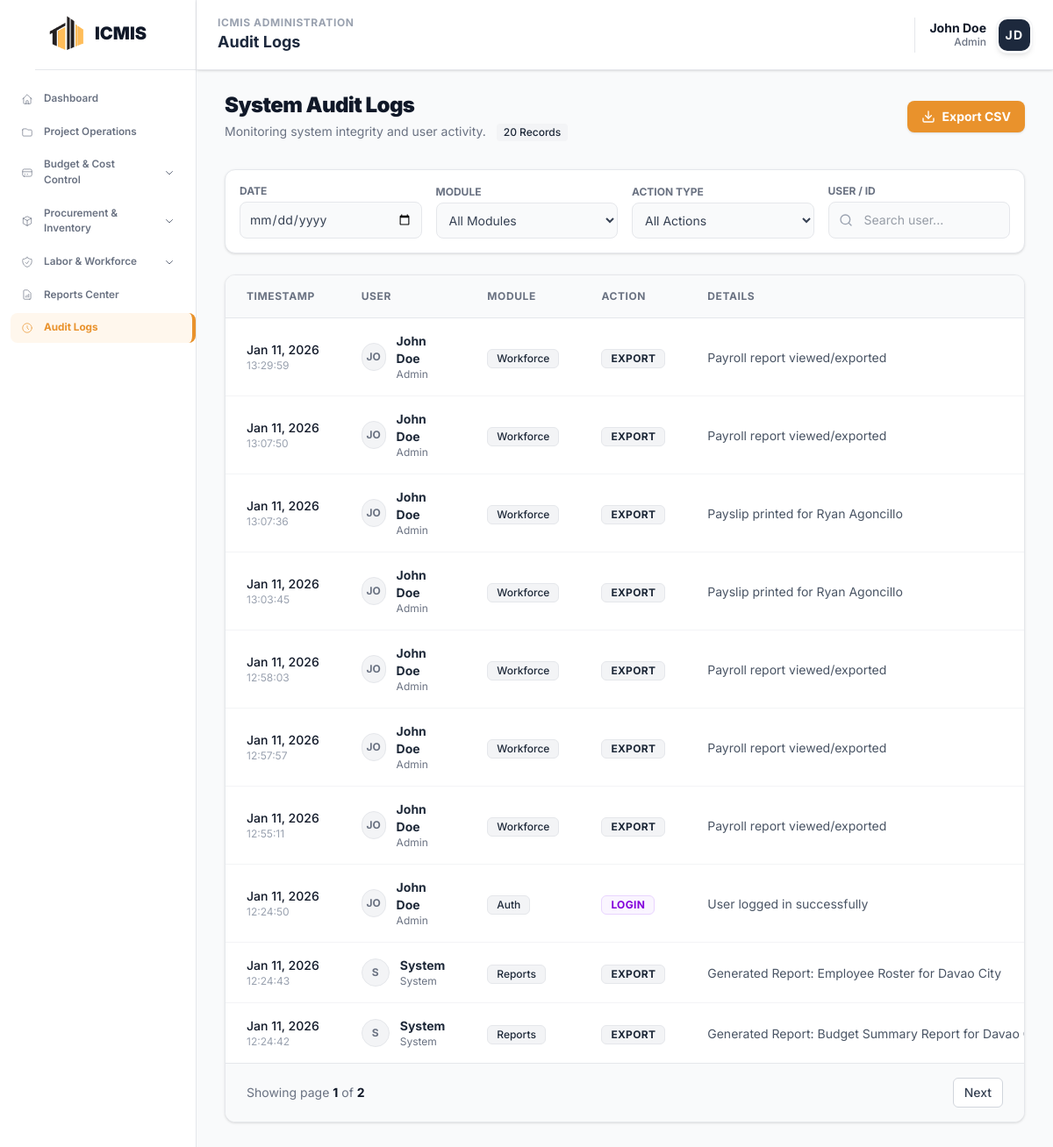
The app's page /modules/admin/audit_logs.php (signed in), older data.
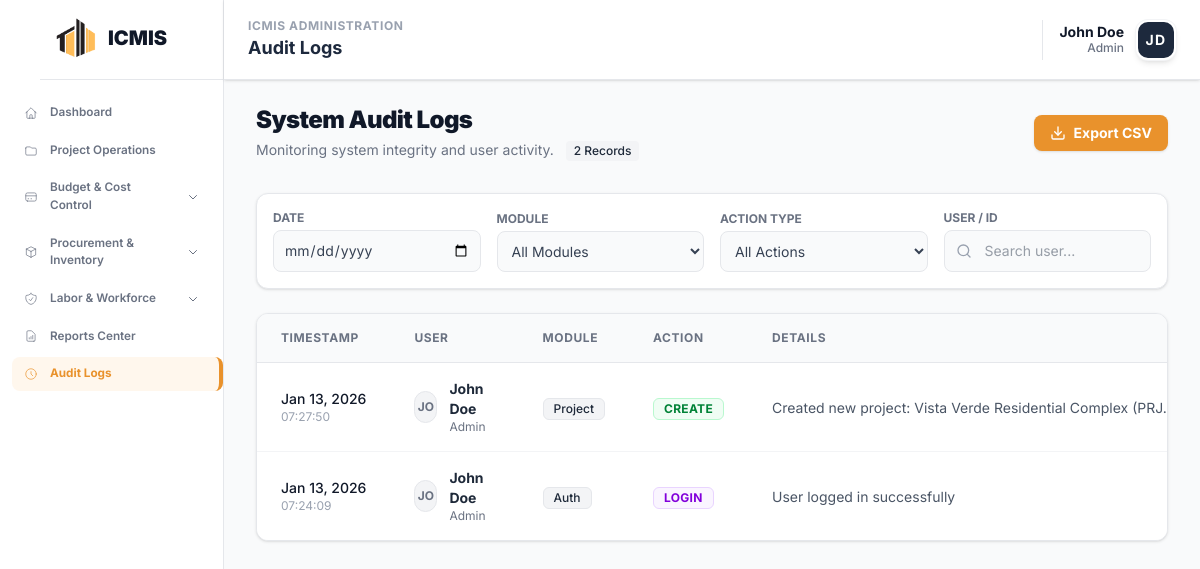
The same page, newer data.
### tables this page shows
CREATE TABLE `icmis_audit_logs` (
  `log_id` int UNSIGNED NOT NULL,
  `user_id` int DEFAULT NULL COMMENT 'Reference to icmis_users table',
  `user_name` varchar(100) DEFAULT 'System' COMMENT 'Cached username for faster display',
  `action` varchar(50) NOT NULL COMMENT 'Action type: CREATE, UPDATE, DELETE, LOGIN, LOGOUT, VIEW, EXPORT, APPROVE, REJECT',
  `module` varchar(50) NOT NULL COMMENT 'Module name: Project, Budget, Procurement, Workforce, Auth, Reports',
  `details` text COMMENT 'Human-readable description of the action',
  `record_id` int DEFAULT NULL COMMENT 'ID of the affected record (project_id, po_id, employee_id, etc.)',
  `ip_address` varchar(45) DEFAULT NULL COMMENT 'Client IP address (supports IPv6)',
  `user_agent` varchar(255) DEFAULT NULL COMMENT 'Browser/client user agent string',
  `created_at` timestamp NULL DEFAULT CURRENT_TIMESTAMP COMMENT 'Timestamp when the action occurred'
);

CREATE TABLE `icmis_users` (
  `user_id` int NOT NULL,
  `full_name` varchar(100) NOT NULL,
  `email` varchar(100) NOT NULL,
  `password` varchar(255) NOT NULL,
  `role` enum('Admin','Manager','Staff','Budget_Officer','Procurement_Officer') DEFAULT 'Staff',
  `avatar` varchar(255) DEFAULT NULL,
  `created_at` timestamp NULL DEFAULT CURRENT_TIMESTAMP
);

### modules/admin/audit_logs.php (the view, shortened to what the changed rows need)
<?php
$conn = new mysqli(DB_HOST, DB_USER, DB_PASS, DB_NAME);
$conn->set_charset("utf8mb4");
$per_page = 10;
$page = max(1, intval($_GET['page'] ?? 1));
$offset = ($page - 1) * $per_page;
$where_clauses = ["1=1"];
$params = [];
$types = "";
$where_sql = implode(" AND ", $where_clauses);
$count_sql = "SELECT COUNT(*) as total FROM icmis_audit_logs al LEFT JOIN icmis_users u ON al.user_id = u.user_id WHERE $where_sql";
$stmt = $conn->prepare($count_sql);
$stmt->execute();
$total_rows = $stmt->get_result()->fetch_assoc()['total'];
$total_pages = ceil($total_rows / $per_page);
$sql = "SELECT al.*, u.full_name as username, u.role
    FROM icmis_audit_logs al
        LEFT JOIN icmis_users u ON al.user_id = u.user_id
        WHERE $where_sql
        ORDER BY al.created_at DESC
        LIMIT ? OFFSET ?";
$params[] = $per_page;
$params[] = $offset;
$types .= "ii";
$stmt = $conn->prepare($sql);
$stmt->bind_param($types, ...$params);
$stmt->execute();
$result = $stmt->get_result();
?>
<!DOCTYPE html>
<html lang="en">
<head>
    <?php include __DIR__ . '/../../includes/head_assetsv2.php'; ?>
</head>
<body class="bg-gray-50 text-slate-800">
    <?php include __DIR__ . '/../../includes/sidebar.php'; ?>
    <main class="ml-56 mt-18 p-8 transition-all duration-300 animate-fade-in">
        <div class="max-w-[90rem] mx-auto">
            <div class="flex flex-col md:flex-row justify-between items-start md:items-center gap-4 mb-8">
                <div>
                    <h1 class="text-2xl font-black text-gray-900 tracking-tight">System Audit Logs</h1>
                    <p class="text-sm text-gray-500 mt-1">
                        Monitoring system integrity and user activity.
                        <span id="auditTotalRecords" class="ml-2 inline-flex items-center px-2 py-0.5 rounded text-xs font-medium bg-gray-100 text-gray-800">
                            <?= number_format($total_rows) ?> Records
                        </span>
                    </p>
                </div>
            </div>
            <div class="bg-white border border-gray-200 rounded-xl shadow-sm overflow-hidden">
                <div id="auditTableContainer" class="overflow-x-auto relative">
                    <table class="w-full text-left border-collapse">
                        <thead class="bg-gray-50 border-b border-gray-200">
                            <tr>
                                <th class="px-6 py-4 text-xs font-bold text-gray-500 uppercase tracking-wider w-40">Timestamp</th>
                                <th class="px-6 py-4 text-xs font-bold text-gray-500 uppercase tracking-wider w-48">User</th>
                                <th class="px-6 py-4 text-xs font-bold text-gray-500 uppercase tracking-wider w-32">Module</th>
                                <th class="px-6 py-4 text-xs font-bold text-gray-500 uppercase tracking-wider w-32">Action</th>
                                <th class="px-6 py-4 text-xs font-bold text-gray-500 uppercase tracking-wider">Details</th>
                            </tr>
                        </thead>
                        <tbody class="divide-y divide-gray-100 bg-white">
                            <?php if ($result->num_rows > 0): ?>
                                <?php while($row = $result->fetch_assoc()):
                                    $action_class = 'bg-gray-100 text-gray-800 border-gray-200';
                                    if (strpos($row['action'], 'CREATE') !== false) $action_class = 'bg-green-50 text-green-700 border-green-200';
                                    elseif (strpos($row['action'], 'UPDATE') !== false) $action_class = 'bg-blue-50 text-blue-700 border-blue-200';
                                    elseif (strpos($row['action'], 'DELETE') !== false) $action_class = 'bg-red-50 text-red-700 border-red-200';
                                    elseif (strpos($row['action'], 'LOGIN') !== false) $action_class = 'bg-purple-50 text-purple-700 border-purple-200';
                                    $details_raw = $row['details'];
                                    $details_short = mb_strimwidth($details_raw, 0, 60, "...");
                                ?>
                                <tr class="hover:bg-slate-50/50 transition-colors" role="button" tabindex="0" style="cursor:pointer;" onclick="viewPayload(this)" onkeydown="if(event.key==='Enter') viewPayload(this)" data-payload="<?= htmlspecialchars($details_raw) ?>">
                                    <td class="px-6 py-4 whitespace-nowrap">
                                        <p class="text-sm font-medium text-gray-900"><?= date('M j, Y', strtotime($row['created_at'])) ?></p>
                                        <p class="text-xs text-gray-400 font-mono"><?= date('H:i:s', strtotime($row['created_at'])) ?></p>
                                    </td>
                                    <td class="px-6 py-4">
                                        <div class="flex items-center gap-3">
                                            <div class="w-8 h-8 rounded-full bg-gray-100 flex items-center justify-center text-gray-500 text-xs font-bold border border-gray-200">
                                                <?= strtoupper(substr($row['username'] ?? 'S', 0, 2)) ?>
                                            </div>
                                            <div>
                                                <p class="text-sm font-bold text-gray-800"><?= htmlspecialchars($row['username'] ?? 'System') ?></p>
                                                <p class="text-xs text-gray-500"><?= ucfirst(strtolower($row['role'] ?? 'System')) ?></p>
                                            </div>
                                        </div>
                                    </td>
                                    <td class="px-6 py-4">
                                        <span class="inline-flex items-center px-2.5 py-0.5 rounded-md text-xs font-medium bg-gray-100 text-gray-800 border border-gray-200">
                                            <?= htmlspecialchars($row['module']) ?>
                                        </span>
                                    </td>
                                    <td class="px-6 py-4">
                                        <span class="inline-flex items-center px-2.5 py-0.5 rounded-md text-xs font-bold border uppercase tracking-wide <?= $action_class ?>">
                                            <?= htmlspecialchars($row['action']) ?>
                                        </span>
                                    </td>
                                    <td class="px-6 py-4">
                                        <span class="text-sm text-gray-600 font-mono truncate max-w-[200px]"><?= htmlspecialchars($details_short) ?></span>
                                    </td>
                                </tr>
                                <?php endwhile; ?>
                            <?php endif; ?>
                        </tbody>
                    </table>
                </div>
                <?php if ($total_pages > 1): ?>
                <div id="auditPagination" class="px-6 py-4 bg-gray-50 border-t border-gray-200 flex items-center justify-between">
                    <p class="text-sm text-gray-500">
                        Showing page <span class="font-bold text-gray-900"><?= $page ?></span> of <span class="font-bold text-gray-900"><?= $total_pages ?></span>
                    </p>
                    <div class="flex gap-2">
                        <?php if ($page < $total_pages): ?>
                            <a href="?page=<?= $page+1 ?>&<?= http_build_query(array_diff_key($_GET, ['page'=>''])) ?>" class="ajax-page-link px-3 py-1.5 bg-white border border-gray-300 rounded-md text-sm font-medium hover:bg-gray-50 text-gray-700">Next</a>
                        <?php endif; ?>
                    </div>
                </div>
                <?php else: ?>
                <div id="auditPagination"></div>
                <?php endif; ?>
            </div>
        </div>
    </main>
</body>
</html>

Row changes from the older to the newer data that the page shows:
removed icmis_audit_logs: created_at "Jan 11, 2026", created_at "13:29:59", user.full_name "JO", user.full_name "John Doe", user.role "Admin", module "Workforce", action "EXPORT", details "Payroll report viewed/exported"
removed icmis_audit_logs: created_at "Jan 11, 2026", created_at "13:07:50", user.full_name "JO", user.full_name "John Doe", user.role "Admin", module "Workforce", action "EXPORT", details "Payroll report viewed/exported"
removed icmis_audit_logs: created_at "Jan 11, 2026", created_at "13:07:36", user.full_name "JO", user.full_name "John Doe", user.role "Admin", module "Workforce", action "EXPORT", details "Payslip printed for Ryan Agoncillo"
removed icmis_audit_logs: created_at "Jan 11, 2026", created_at "13:03:45", user.full_name "JO", user.full_name "John Doe", user.role "Admin", module "Workforce", action "EXPORT", details "Payslip printed for Ryan Agoncillo"
removed icmis_audit_logs: created_at "Jan 11, 2026", created_at "12:58:03", user.full_name "JO", user.full_name "John Doe", user.role "Admin", module "Workforce", action "EXPORT", details "Payroll report viewed/exported"
removed icmis_audit_logs: created_at "Jan 11, 2026", created_at "12:57:57", user.full_name "JO", user.full_name "John Doe", user.role "Admin", module "Workforce", action "EXPORT", details "Payroll report viewed/exported"
removed icmis_audit_logs: created_at "Jan 11, 2026", created_at "12:55:11", user.full_name "JO", user.full_name "John Doe", user.role "Admin", module "Workforce", action "EXPORT", details "Payroll report viewed/exported"
removed icmis_audit_logs: created_at "Jan 11, 2026", created_at "12:24:50", user.full_name "JO", user.full_name "John Doe", user.role "Admin", module "Auth", action "LOGIN", details "User logged in successfully"
removed icmis_audit_logs: created_at "Jan 11, 2026", created_at "12:24:43", username "S", username "System", role "System", module "Reports", action "EXPORT", details "Generated Report: Employee Roster for Davao City"
removed icmis_audit_logs: created_at "Jan 11, 2026", created_at "12:24:42", username "S", username "System", role "System", module "Reports", action "EXPORT", details "Generated Report: Budget Summary Report for Davao…"
added icmis_audit_logs: created_at "Jan 13, 2026", created_at "07:27:50", user.full_name "JO", user.full_name "John Doe", user.role "Admin", module "Project", action "CREATE", details "Created new project: Vista Verde Residential Complex…"
added icmis_audit_logs: created_at "Jan 13, 2026", created_at "07:24:09", user.full_name "JO", user.full_name "John Doe", user.role "Admin", module "Auth", action "LOGIN", details "User logged in successfully"
Text that changed along with them:
$total_rows: "20" → "2"
$page: "1" → (not shown)
$total_pages: "2" → (not shown)
text no longer shown: "Showing page of Next"
